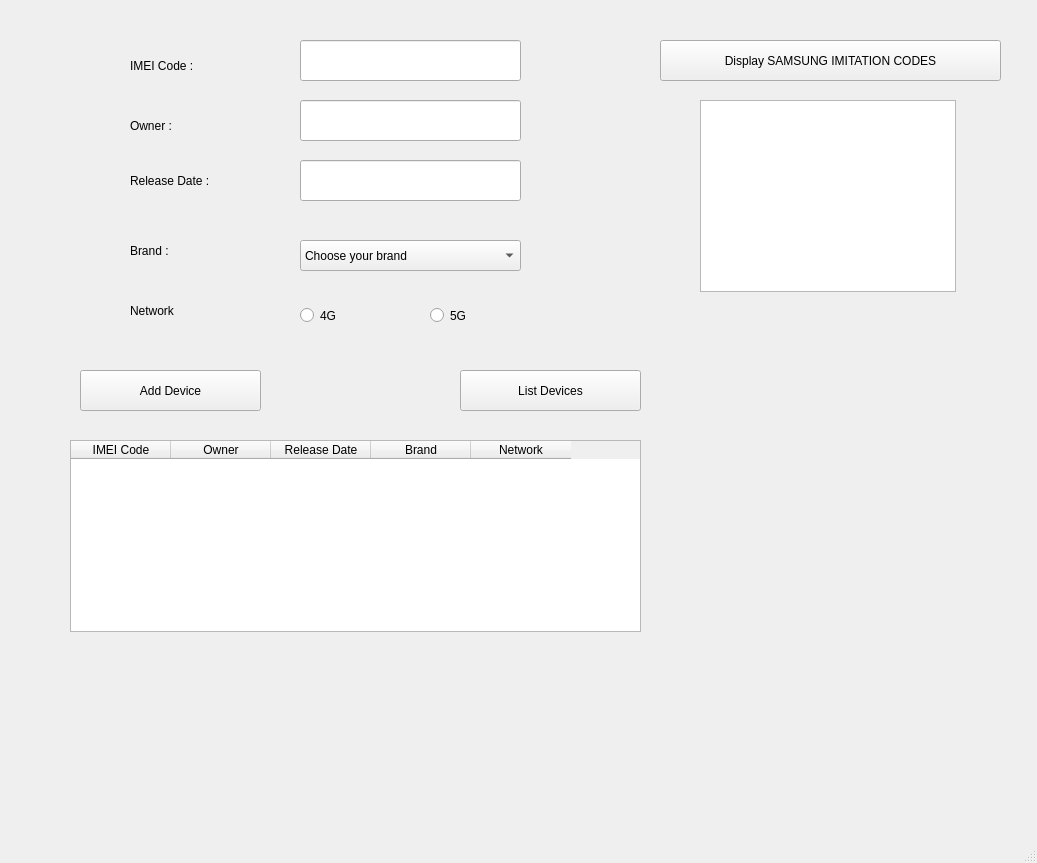
<?xml version="1.0" encoding="UTF-8"?>
<ui version="4.0">
 <class>MainWindow</class>
 <widget class="QMainWindow" name="MainWindow">
  <property name="geometry">
   <rect>
    <x>0</x>
    <y>0</y>
    <width>1037</width>
    <height>863</height>
   </rect>
  </property>
  <property name="windowTitle">
   <string>MainWindow</string>
  </property>
  <widget class="QWidget" name="centralwidget">
   <widget class="QLineEdit" name="c">
    <property name="geometry">
     <rect>
      <x>300</x>
      <y>40</y>
      <width>221</width>
      <height>41</height>
     </rect>
    </property>
   </widget>
   <widget class="QLabel" name="label">
    <property name="geometry">
     <rect>
      <x>130</x>
      <y>50</y>
      <width>161</width>
      <height>31</height>
     </rect>
    </property>
    <property name="styleSheet">
     <string notr="true">font: 75 14pt &quot;MS Shell Dlg 2&quot;;</string>
    </property>
    <property name="text">
     <string>IMEI Code :</string>
    </property>
   </widget>
   <widget class="QComboBox" name="cb">
    <property name="geometry">
     <rect>
      <x>300</x>
      <y>240</y>
      <width>221</width>
      <height>31</height>
     </rect>
    </property>
    <item>
     <property name="text">
      <string>Choose your brand</string>
     </property>
    </item>
    <item>
     <property name="text">
      <string>samsung</string>
     </property>
    </item>
    <item>
     <property name="text">
      <string>huawei</string>
     </property>
    </item>
    <item>
     <property name="text">
      <string>apple</string>
     </property>
    </item>
   </widget>
   <widget class="QPushButton" name="bt1">
    <property name="geometry">
     <rect>
      <x>80</x>
      <y>370</y>
      <width>181</width>
      <height>41</height>
     </rect>
    </property>
    <property name="styleSheet">
     <string notr="true">font: 75 14pt &quot;MS Shell Dlg 2&quot;;</string>
    </property>
    <property name="text">
     <string>Add Device</string>
    </property>
   </widget>
   <widget class="QPushButton" name="bt2">
    <property name="geometry">
     <rect>
      <x>460</x>
      <y>370</y>
      <width>181</width>
      <height>41</height>
     </rect>
    </property>
    <property name="styleSheet">
     <string notr="true">font: 75 14pt &quot;MS Shell Dlg 2&quot;;</string>
    </property>
    <property name="text">
     <string>List Devices</string>
    </property>
   </widget>
   <widget class="QRadioButton" name="four">
    <property name="geometry">
     <rect>
      <x>300</x>
      <y>300</y>
      <width>82</width>
      <height>31</height>
     </rect>
    </property>
    <property name="styleSheet">
     <string notr="true">font: 75 14pt &quot;MS Shell Dlg 2&quot;;</string>
    </property>
    <property name="text">
     <string>4G</string>
    </property>
   </widget>
   <widget class="QRadioButton" name="five">
    <property name="geometry">
     <rect>
      <x>430</x>
      <y>300</y>
      <width>82</width>
      <height>31</height>
     </rect>
    </property>
    <property name="styleSheet">
     <string notr="true">font: 75 14pt &quot;MS Shell Dlg 2&quot;;</string>
    </property>
    <property name="text">
     <string>5G</string>
    </property>
   </widget>
   <widget class="QLineEdit" name="p">
    <property name="geometry">
     <rect>
      <x>300</x>
      <y>100</y>
      <width>221</width>
      <height>41</height>
     </rect>
    </property>
   </widget>
   <widget class="QLineEdit" name="a">
    <property name="geometry">
     <rect>
      <x>300</x>
      <y>160</y>
      <width>221</width>
      <height>41</height>
     </rect>
    </property>
   </widget>
   <widget class="QLabel" name="label_2">
    <property name="geometry">
     <rect>
      <x>130</x>
      <y>100</y>
      <width>101</width>
      <height>51</height>
     </rect>
    </property>
    <property name="styleSheet">
     <string notr="true">font: 75 14pt &quot;MS Shell Dlg 2&quot;;</string>
    </property>
    <property name="text">
     <string>Owner :</string>
    </property>
   </widget>
   <widget class="QLabel" name="label_3">
    <property name="geometry">
     <rect>
      <x>130</x>
      <y>150</y>
      <width>141</width>
      <height>61</height>
     </rect>
    </property>
    <property name="styleSheet">
     <string notr="true">font: 75 14pt &quot;MS Shell Dlg 2&quot;;</string>
    </property>
    <property name="text">
     <string>Release Date :</string>
    </property>
   </widget>
   <widget class="QLabel" name="label_4">
    <property name="geometry">
     <rect>
      <x>130</x>
      <y>220</y>
      <width>131</width>
      <height>61</height>
     </rect>
    </property>
    <property name="styleSheet">
     <string notr="true">font: 75 14pt &quot;MS Shell Dlg 2&quot;;</string>
    </property>
    <property name="text">
     <string>Brand :</string>
    </property>
   </widget>
   <widget class="QLabel" name="label_5">
    <property name="geometry">
     <rect>
      <x>130</x>
      <y>280</y>
      <width>121</width>
      <height>61</height>
     </rect>
    </property>
    <property name="styleSheet">
     <string notr="true">font: 75 14pt &quot;MS Shell Dlg 2&quot;;</string>
    </property>
    <property name="text">
     <string>Network</string>
    </property>
   </widget>
   <widget class="QTableWidget" name="t">
    <property name="geometry">
     <rect>
      <x>70</x>
      <y>440</y>
      <width>571</width>
      <height>192</height>
     </rect>
    </property>
    <property name="styleSheet">
     <string notr="true">font: 75 13pt &quot;MS Shell Dlg 2&quot;;</string>
    </property>
    <column>
     <property name="text">
      <string>IMEI Code</string>
     </property>
    </column>
    <column>
     <property name="text">
      <string>Owner</string>
     </property>
    </column>
    <column>
     <property name="text">
      <string>Release Date</string>
     </property>
    </column>
    <column>
     <property name="text">
      <string>Brand</string>
     </property>
    </column>
    <column>
     <property name="text">
      <string>Network</string>
     </property>
    </column>
   </widget>
   <widget class="QListWidget" name="l">
    <property name="geometry">
     <rect>
      <x>700</x>
      <y>100</y>
      <width>256</width>
      <height>192</height>
     </rect>
    </property>
   </widget>
   <widget class="QPushButton" name="bt3">
    <property name="geometry">
     <rect>
      <x>660</x>
      <y>40</y>
      <width>341</width>
      <height>41</height>
     </rect>
    </property>
    <property name="styleSheet">
     <string notr="true">font: 75 14pt &quot;MS Shell Dlg 2&quot;;</string>
    </property>
    <property name="text">
     <string>Display SAMSUNG IMITATION CODES</string>
    </property>
   </widget>
  </widget>
  <widget class="QMenuBar" name="menubar">
   <property name="geometry">
    <rect>
     <x>0</x>
     <y>0</y>
     <width>1037</width>
     <height>21</height>
    </rect>
   </property>
  </widget>
  <widget class="QStatusBar" name="statusbar"/>
 </widget>
 <resources/>
 <connections/>
</ui>
